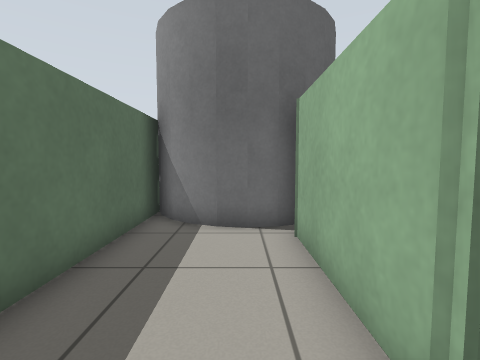
[1] (above)

12 first-person views from a walk through a robot-simulator world made for Gazebo. The camera is 0.83 m above the floor, tilts 4° down and sees 85° across. The floor is counted in squares, 0.5 m on a side. Each view is taken from the middle of a square. On the plan, view 1 faces up. The plan holds only what a view shows up to about 14 squares ahead; the rest is blank. The place goes on beyond the plan.

[2]
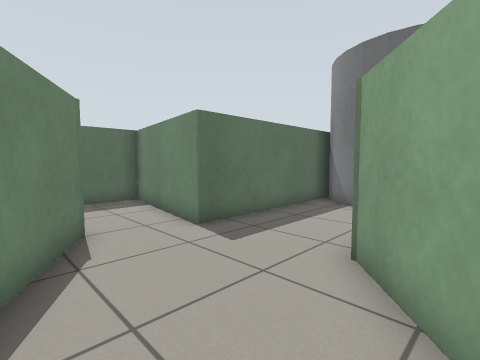

[3]
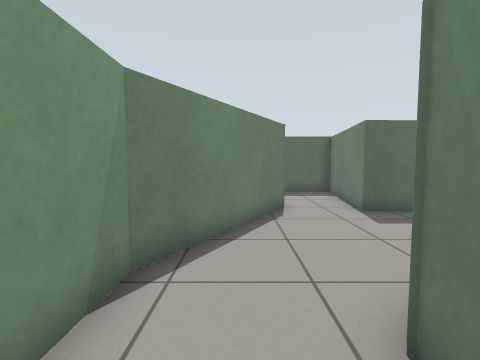

[4]
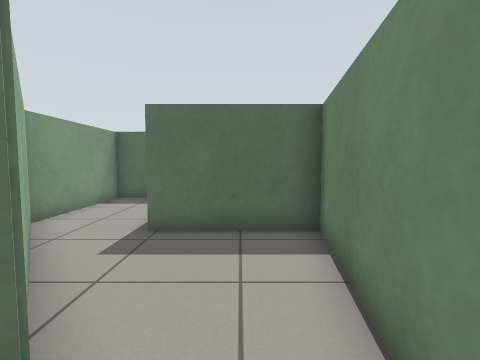

[5]
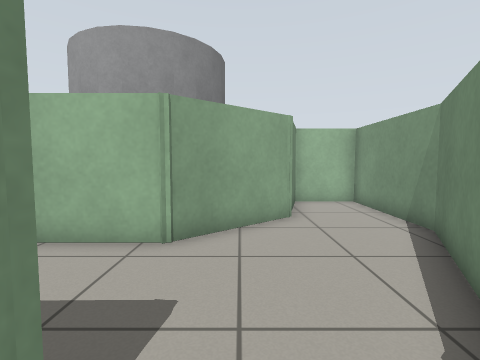

[6]
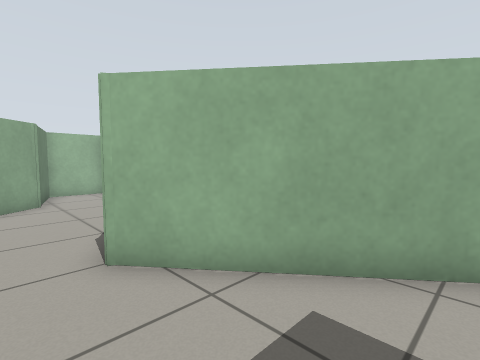

[7]
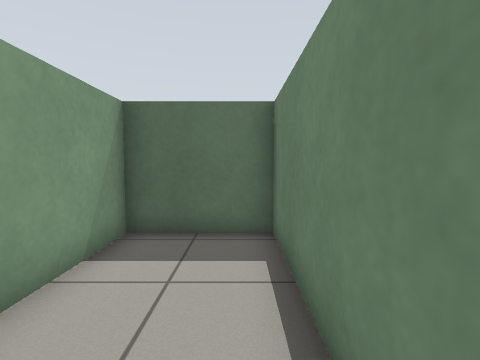

[8]
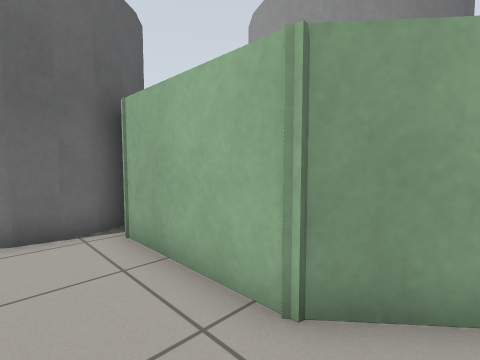

[9]
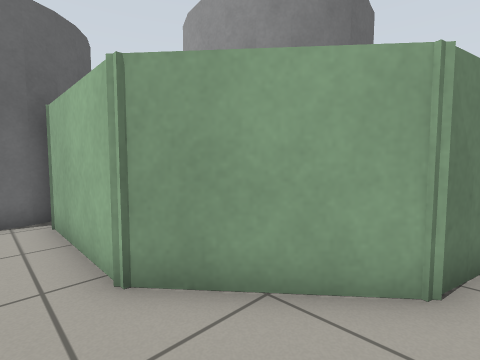

[10]
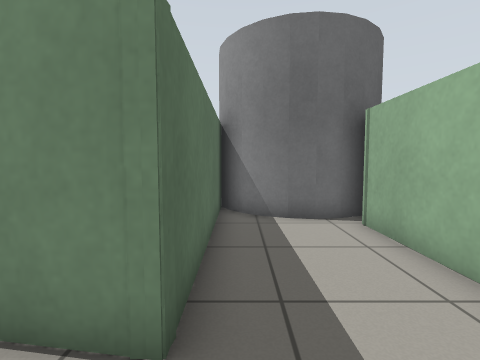

[11]
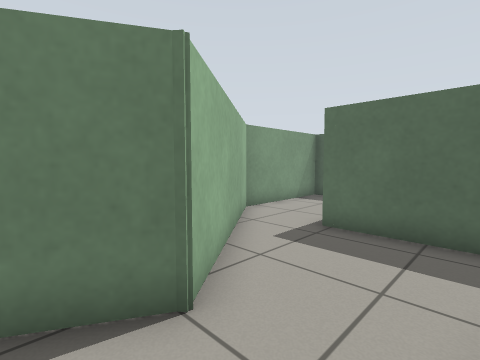

[12]
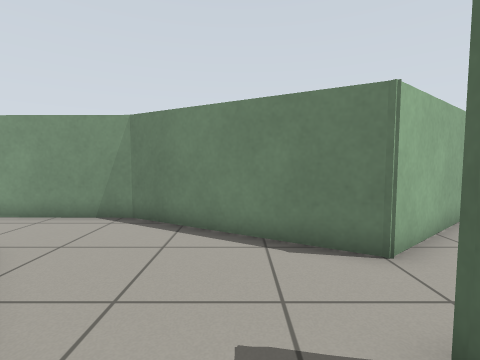

### Floor plan
Key: @ floor where view 1 was taken; # wall or solid block; . floor; C grey cylinder.
Columns run from 14 left of view 1 to 8 right of it. Each row starts with its distance up from view 1.
 10            C
  9            #     C
  8            #C   CC
  7            #.CCC#
  6            #....#
  5            #....#
  4            #....# C
  3            #....# CC
  2      #######....#  C
  1      #..........#  CCCC
  0      #........@..#
 -1      #............##
 -2 ######....##.......###
 -3 #.......##  ##.......#
 -4 #......##     ##.....#
 -5 #.....##       #######
 -6 #######

Where each view was taken, in squares from view 1:
view 1: 0 up, 0 right, facing up
view 2: 3 down, 3 right, facing up-left
view 3: 3 down, 6 right, facing left
view 4: 0 up, 2 left, facing left
view 5: 0 up, 4 left, facing right
view 6: 0 up, 8 left, facing down-right
view 7: 3 down, 8 left, facing left
view 8: 0 up, 1 left, facing up-right
view 9: 2 down, 0 right, facing up-right
view 10: 1 down, 2 left, facing up
view 11: 1 up, 2 left, facing down-left
view 12: 3 up, 1 left, facing down
